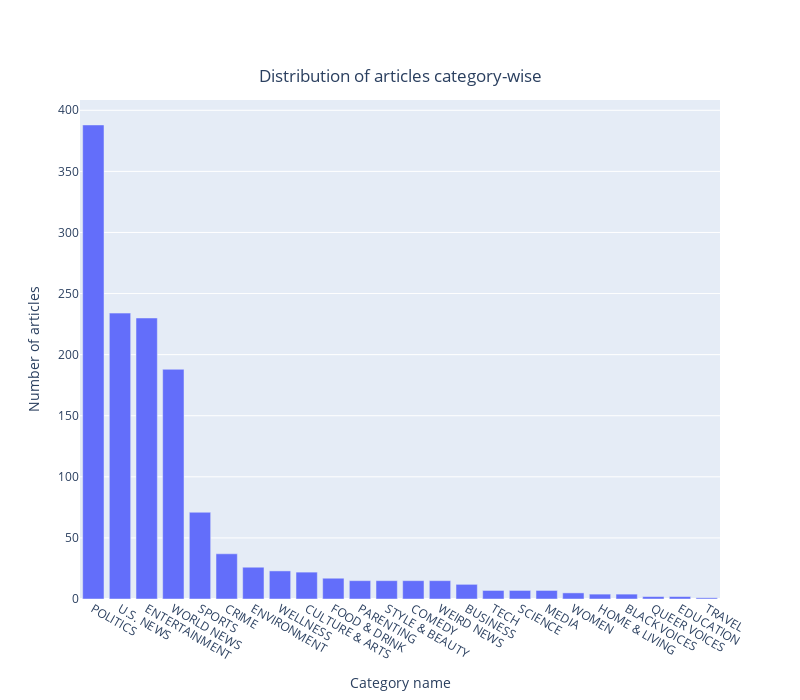

The notebook cell saved with this chart:
### Markdown cell above
### 4.b Distribution of articles category-wise

### Code cell
fig = go.Figure([go.Bar(x=news_articles["category"].value_counts().index, y=news_articles["category"].value_counts().values)])

fig['layout'].update(title={"text" : 'Distribution of articles category-wise','y':0.9,'x':0.5,'xanchor': 'center','yanchor': 'top'}, xaxis_title="Category name",yaxis_title="Number of articles")
fig.update_layout(width=800,height=700)
fig

### Figure 1 — Plotly figure (JSON) as saved in the notebook; plotly's stock layout.template omitted (floating-point values rounded to 4 significant figures)
{"data": [{"type": "bar", "x": ["POLITICS", "U.S. NEWS", "ENTERTAINMENT", "WORLD NEWS", "SPORTS", "CRIME", "ENVIRONMENT", "WELLNESS", "CULTURE & ARTS", "FOOD & DRINK", "PARENTING", "STYLE & BEAUTY", "COMEDY", "WEIRD NEWS", "BUSINESS", "TECH", "SCIENCE", "MEDIA", "WOMEN", "HOME & LIVING", "BLACK VOICES", "QUEER VOICES", "EDUCATION", "TRAVEL"], "y": [388, 234, 230, 188, 71, 37, 26, 23, 22, 17, 15, 15, 15, 15, 12, 7, 7, 7, 5, 4, 4, 2, 2, 1]}], "layout": {"height": 700, "title": {"text": "Distribution of articles category-wise", "x": 0.5, "xanchor": "center", "y": 0.9, "yanchor": "top"}, "width": 800, "xaxis": {"title": {"text": "Category name"}}, "yaxis": {"title": {"text": "Number of articles"}}}}
